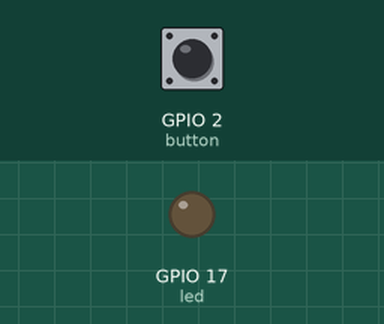
Bench run of a program on a simulated Raspberry Pi (BCM pin numbers). Shown: output pins drawn as LEDs (lit = HIGH). The test bench sets the inputs (shaded band); at power-on: GPIO 2 (button) HIGH.

Above: at 1.2 s.
1.3 s: GPIO 2 (button) pulled LOW for 0.15 s
At 2.4 s:
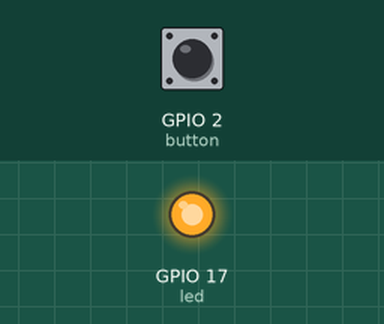
2.9 s: GPIO 2 (button) pulled LOW for 1 s
At 3.35 s:
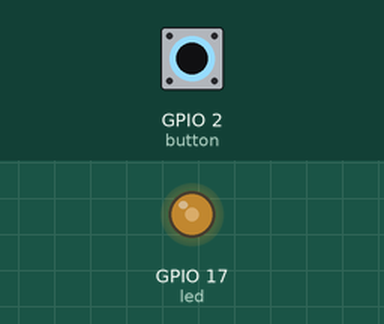
5.9 s: GPIO 2 (button) pulled LOW for 3.2 s
Timing chart, 0 to 8.9 s (numbered marks = the images above; inputs shaded):
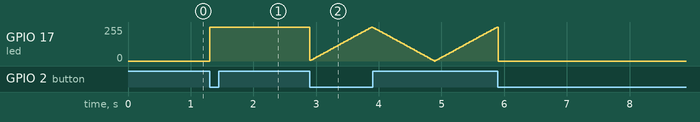

Measured:
- after the input at 1.3 s, GPIO 17 (led): 0/255 → 255/255 at once

The program:

day1_level3_mode_switch.py
```python
"""
Raspberry Pi Camp - Day 1 - Level 3 (hardest independent challenge)
A button cycles the LED through three modes: off, solid, and breathing fade.

Wiring:
    LED    -> GPIO 17 (through a resistor) -> GND
    Button -> GPIO 2 -> GND
"""

from gpiozero import PWMLED, Button
from time import sleep

led = PWMLED(17)
button = Button(2)
mode = 0  # 0 = off, 1 = solid, 2 = breathing fade


def next_mode():
    global mode
    mode = (mode + 1) % 3


button.when_pressed = next_mode

brightness = 0
direction = 1

while True:
    if mode == 0:
        led.value = 0
    elif mode == 1:
        led.value = 1
    elif mode == 2:
        brightness += direction * 0.02
        if brightness >= 1 or brightness <= 0:
            direction *= -1
        led.value = max(0, min(1, brightness))
    sleep(0.02)
```
